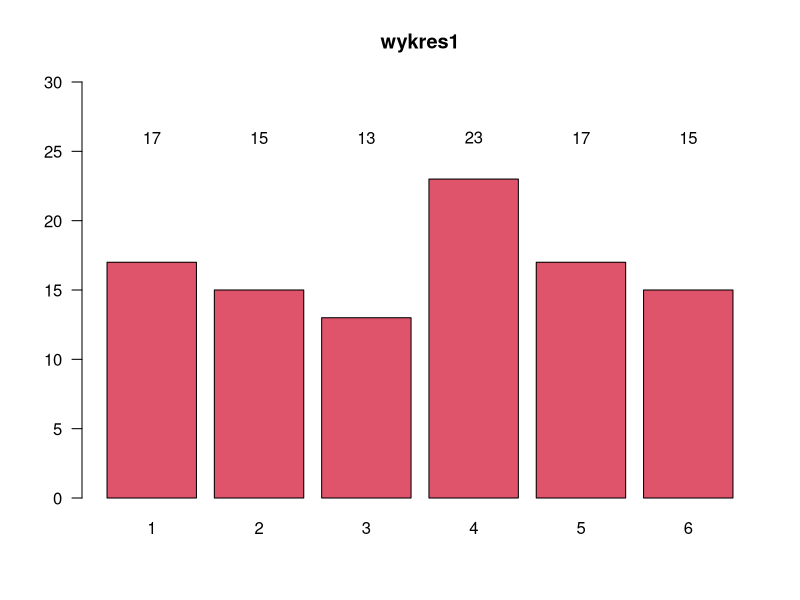
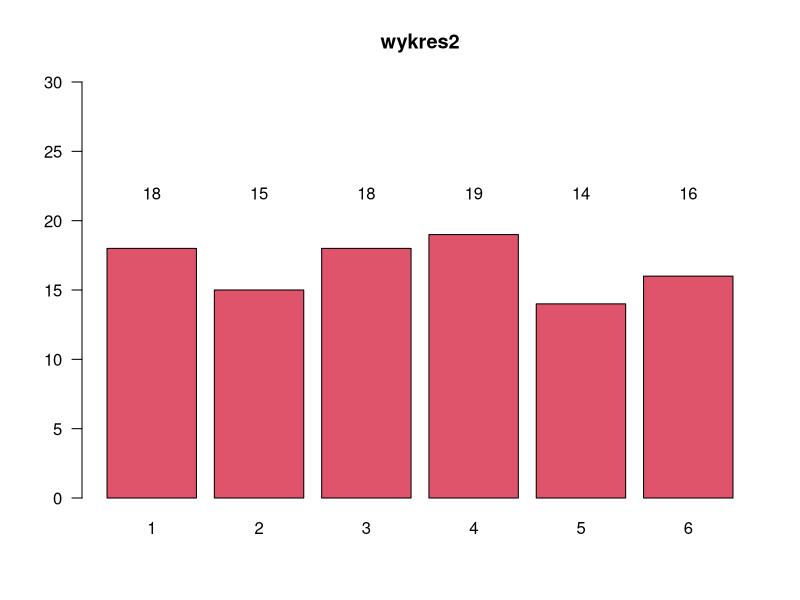
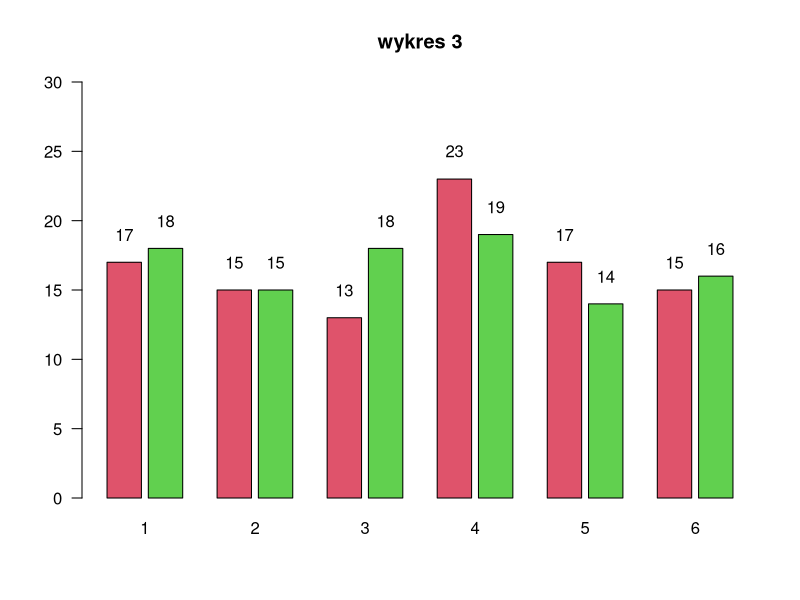
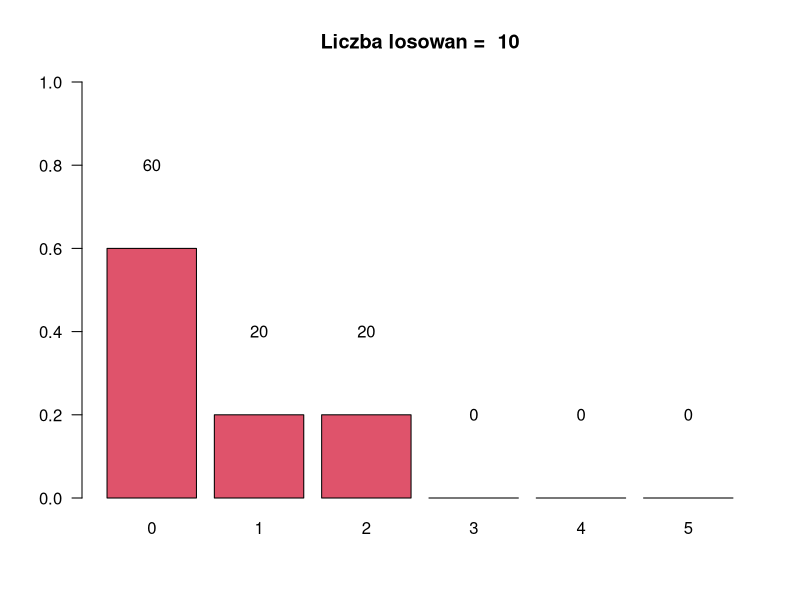
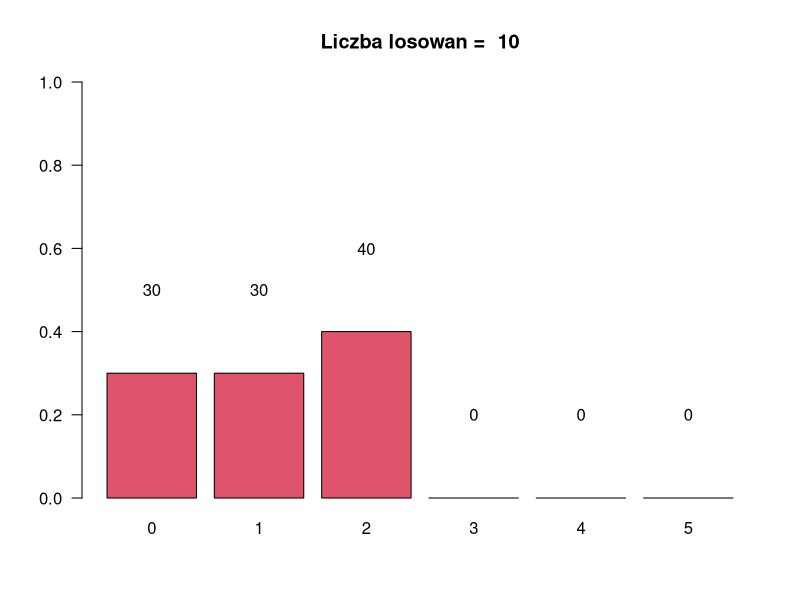
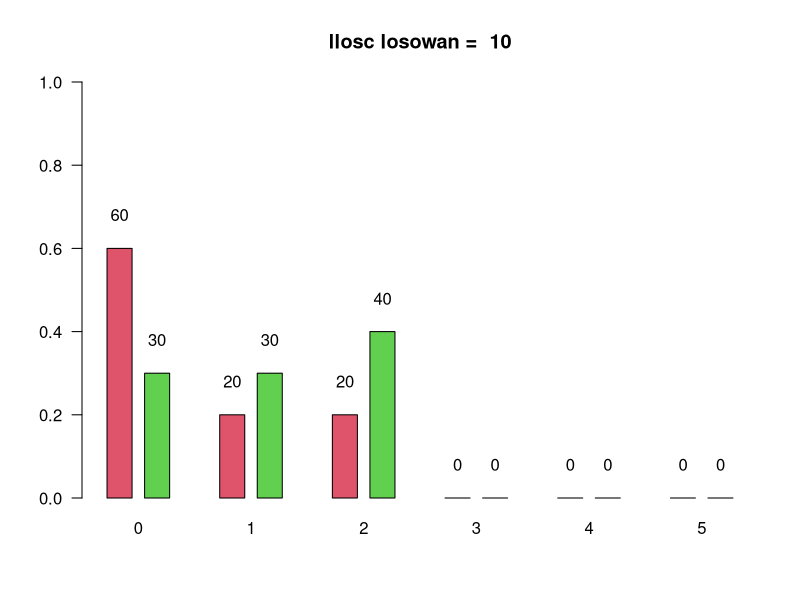
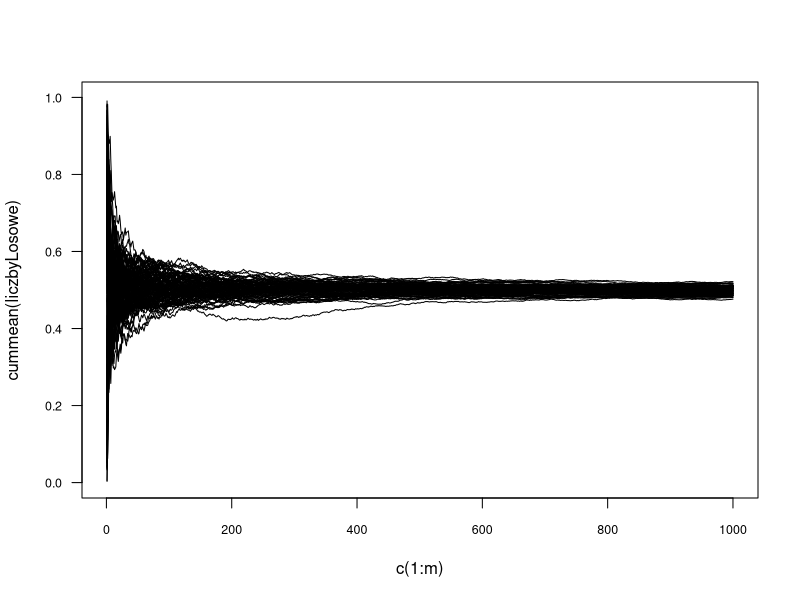
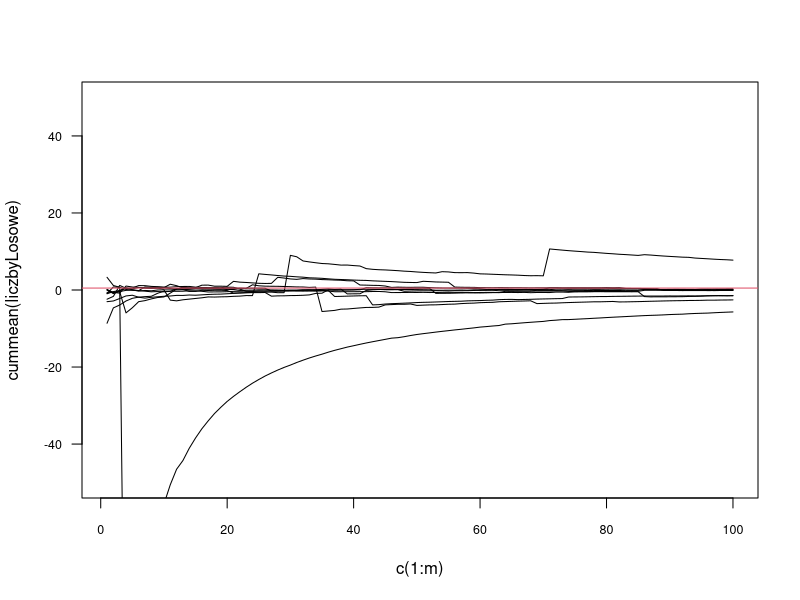

Here is the R script that generated these plots, in order:
# ps; z ksiag ksiecia polkrwi: uzywaj ctrl+alt+p jak zmieniasz tylko wartosci w wywolaniu funkcji
#
#
#
#
#cwiczenie 0
k1 <- sample(c(1:6), 100, replace = T)
k1wykres = table(k1)
k1wykres
wykres = barplot(k1wykres, col = 2, las = 1, ylim=c(0,30), main = "wykres1")
str(wykres)
text(wykres, max(k1wykres + 3), labels = k1wykres)

k2 <- sample(c(1:6), 100, replace = T)
k2wykres = table(k2)
k2wykres
c = barplot(k2wykres, col = 2, las = 1, ylim=c(0,30), main = "wykres2")
str(c)
text(wykres, max(k2wykres + 3), labels = k2wykres)

M=rbind(k1wykres,k2wykres)

wykres = barplot(M,col=c(2,3),las=1,ylim=c(0,30), main="wykres 3", beside=T, space=c(0.2,1), names.arg = c(1:6))
str(M)
text(wykres, M + 2, labels = M)

#
#
#
#
#
#
#cwiczenie 1
#czy granie w lotto tymi samymi numerami jest lepsze niz ciagle skreslanie nowych numerow
length(intersect(c(0,1),c(0,2))) # test co zwraca length dla intersecta, matcha, zero czy jeden
choose(35, 5)

lottoLosowe <- function(n){
  kuponLosowy = sample(c(1:35), 5 ,replace = F)
  wygrane = c(0,0,0,0,0,0)
  for( i in c(1:n) ){
    los = sample(c(1:35), 5 ,replace = F)
    trafione = length(intersect(kupon,los))
    wygrane[trafione + 1] = wygrane[trafione + 1] + 1
  }
  wygraneSochastyczne = wygrane/n
  zaokragloneWynikiProcentowe=round(100*wygraneSochastyczne, 1)
  results = rbind(zaokragloneWynikiProcentowe)
  colnames(results) = (c(0:5))
  rownames(results) = c("%")
  tytul = paste("Liczba losowan = ", n)
  wykres=barplot(wygraneSochastyczne, col=2,las=1,ylim=c(0,1),names=c(0:5),main = tytul)
  text(wykres, wygraneSochastyczne+0.2,labels=zaokragloneWynikiProcentowe)
  return (results)
}

lotto <- function(kupon, n){
  wygrane = c(0,0,0,0,0,0)
  for( i in c(1:n) ){
    los = sample(c(1:35), 5 ,replace = F)
    trafione = length(intersect(kupon,los))
    wygrane[trafione + 1] = wygrane[trafione + 1] + 1
  }
  wygraneSochastyczne = wygrane/n
  zaokragloneWynikiProcentowe=round(100*wygraneSochastyczne, 1)
  results = rbind(zaokragloneWynikiProcentowe)
  colnames(results) = (c(0:5))
  rownames(results) = c("%")
  tytul = paste("Liczba losowan = ", n)
  wykres=barplot(wygraneSochastyczne, col=2,las=1,ylim=c(0,1),names=c(0:5),main = tytul)
  text(wykres, wygraneSochastyczne+0.2,labels=zaokragloneWynikiProcentowe)
  return (results)
}



kupon=c(1,2,5,10,15)
liczbaLosowan = 10
lottoLosowe <- lottoLosowe(liczbaLosowan)
lottoZKuponem <- lotto(kupon, liczbaLosowan)
M=rbind(lottoLosowe, lottoZKuponem)
M

wykres = barplot(M/100,col=c(2,3),las=1,ylim=c(0,1), names = c(0:5),
                 beside=T, space=c(0.5,2), main = paste("Ilosc losowan = ", liczbaLosowan))

text(wykres, M/100 + 0.08, M)

#
#
#
#
#
#cwiczenie 2 prawo wielkich liczb
cummean <- function(v){
  l = length(v)
  u=cumsum(v)
  for( i in c(1:l)){
    u[i] = u[i]/i
  }
  return (u)
}

pwl <- function(n,m){ #n-liczba trajektori, m-ile liczb losujemy
  liczbyLosowe = runif(m,0,1)
  plot(c(1:m), cummean(liczbyLosowe), type = "l", ylim=c(0,1), las=1, cex.axis=0.75)
  if(n>1){
    for(i in c(2:n)){
      liczbyLosowe = runif(m,0,1)
      lines(c(1:m), cummean(liczbyLosowe), type = "l")
    }
  }
}

pwl_Cauchy <- function(n,m){ #n-liczba trajektori, m-ile liczb losujemy
  liczbyLosowe = rcauchy(m,0,1)
  plot(c(1:m), cummean(liczbyLosowe), type = "l", ylim=c(-50,50), las=1, cex.axis=0.75)
  if(n>1){
    for(i in c(2:n)){
      liczbyLosowe = rcauchy(m,0,1)
      lines(c(1:m), cummean(liczbyLosowe), type = "l")
    }
  }
}

v = c(1,2,3,0,0,0)
cummean(v)

pwl(100, 1000)
pwl_Cauchy(10,100)
abline(h=0.5, col=2)
#
#
#
#
#
#cwiczenie 3 - histogramy
liczbyLosoweZRozkladuNormalnego = rnorm(200,mean=100, sd = 16)
liczbyLosoweZRozkladuNormalnego
hist(liczbyLosoweZRozkladuNormalnego)
histogram = hist(liczbyLosoweZRozkladuNormalnego, breaks=20, las=1, xlim=c(0,200), freq = F, ylim=c(0,0.06)) #F- pole bd 1
arg = seq(40,160,0.1)
wartosci = dnorm(arg, mean=100, sd=16)
lines(arg,wartosci,col=2)
str(histogram)
histogram$counts
#
#
#
#
#
#cwiczenie 4 - CTG
ctg <- function(n,m){
  tablicaSum=numeric()
  liczbyLosowe = runif(m,min=0,max=1)
  tablicaSum[1] = sum(liczbyLosowe)
  plot(c(1:m), cumsum(liczbyLosowe), type="l", ylim=c(0,100), las=1, cex.axis=0.75)
  if(n>1){
    for(i in c(2:n)){
      liczbyLosowe=runif(m,0,1)
      tablicaSum[i] = sum(liczbyLosowe)
      lines(c(1:m), cumsum(liczbyLosowe), type="l")
    }
  }
  return (tablicaSum)
}

vec = ctg(300,100)
vec
hist(vec, breaks = 15, freq = F, las = 1 , ylim=c(0,0.2), xlim=c(30,70))
# tutaj wartosc oczekiwana E = 100 * 1/2 = 50
# tutaj wariancja to 100 * 1/2 
arg = seq(30,70,0.1)
m = 50
d_kwadrat = sqrt(100/12)
wartosci = dnorm(arg, m, d_kwadrat)
lines(arg,wartosci,col=2, lwd=2)
#
#
#
#
#
#cwiczenie 5 - ciag Fibonacciego
fib <- function(n){
  u = numeric()
  u[1] = 1
  u[2] = 1
  for(i in c(3:n)){
    u[i] = u[i-1] + u[i-2]
  }
  return (u)
}

cyfra <- function(x,n){
  y = as.character(abs(x))
  d = substr(y,n,n)
  d2 = as.numeric(d)
  return (d2)
}

v1 = fib(100)
v1
v2 = cyfra(v1, 1)
v2
v3 = table(v2)
v3
barplot(v3, las=1, col=2)
#
#
#
#
#
#cwiczenie 6 - modulo
modulo <- function(x,n){
  u=numeric()
  u[1] = x
  for(i in c(2:n)){
    u[i] = (3*u[i-1]) %% 1
  }
  return (u)
}
 v1 = modulo(0.1,300)
 v1
 hist(v1, freq=F, ylim=c(0,1.5))
 plot(c(1:300), v1,type="l")
 #
 #
 #
 #
 #
 #
 #cwiczenie 6 - test chi kwadrat dla rzutu kostka
 wyniki=c(4,6,9,5,11,4,3,4,6,7,9,6)
 wyniki
 names(wyniki)=c(1:12)
 wyniki
 
 barplot(wyniki, ylim=c(0,15), las=1, col = 2)
 abline(h=74/12, col=2)
 chisq.test(wyniki) #jezeli p-value > 5% to nie ma podstaw do odrzucenia hipotezy zero,
 #czyli wyniki MOGA byc uzyskane kostka uczcciwa, czyli JESZCZE nie ma podstaw do odrzucenia hipotezy
